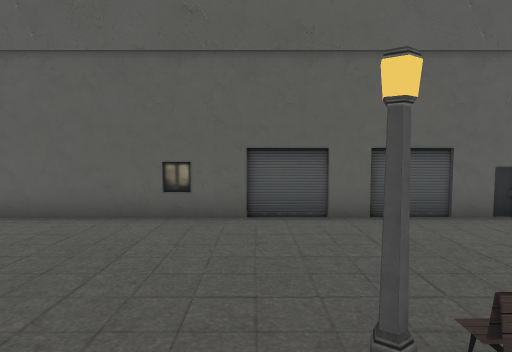
View 1 (above)

20 first-person views from a walk through a 3-D level made in the Unity game engine. The camera is 1.4 m above the floor, tilts 4° down and sees 75° across. The floor is counted in squares, 1 m on a side. Each view is taken from the middle of a square. On the plan, view 1 faces up. The plan holds only what a view shows up to about 15 squares ahead; the rest is blank. The place goes on beyond the plan. The player is left out. Some surface patterns are stand-ins.

View 2
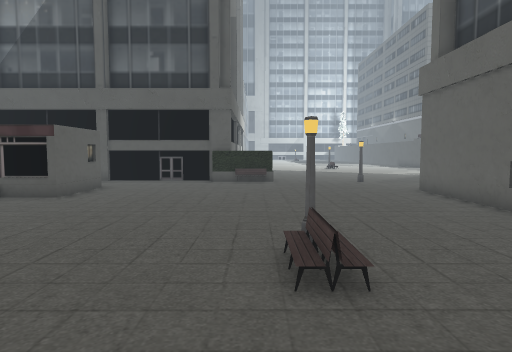

View 3
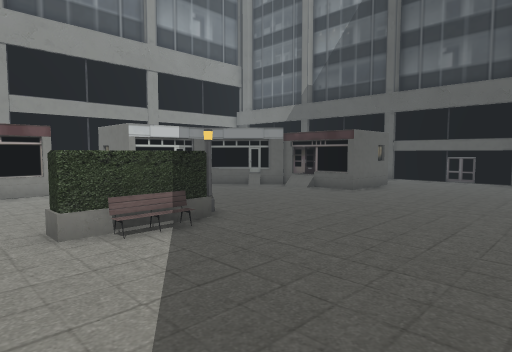

View 4
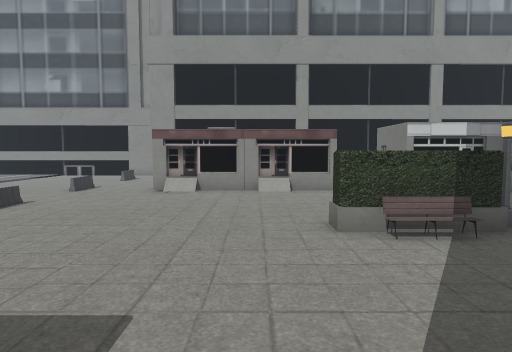

View 5
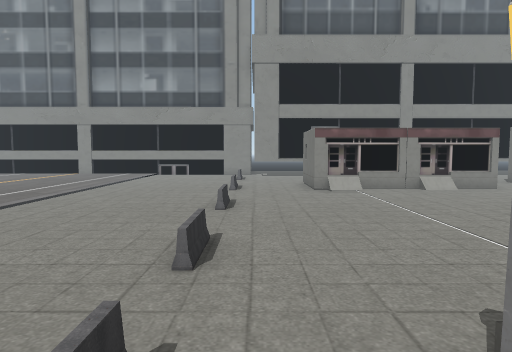

View 6
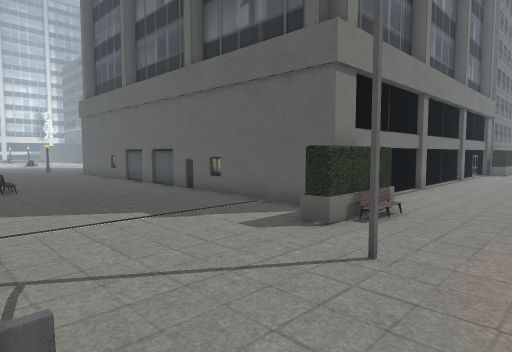

View 7
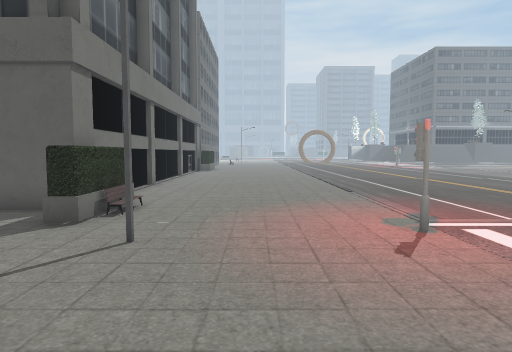

View 8
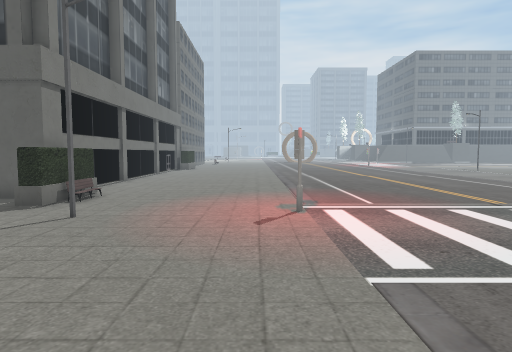

View 9
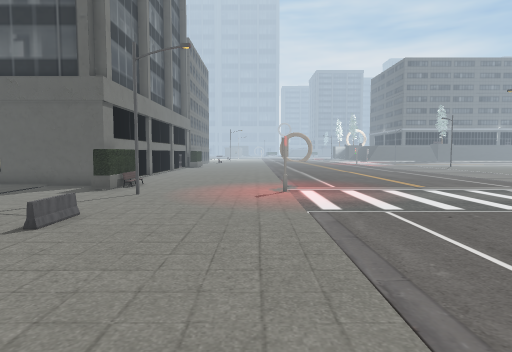

View 10
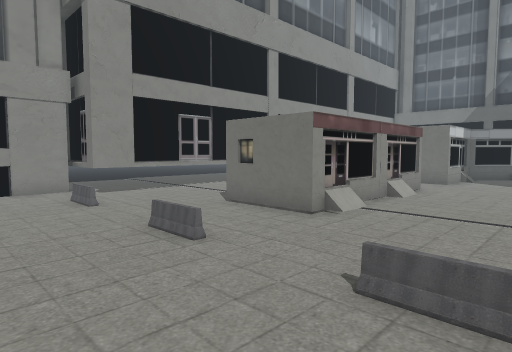

View 11
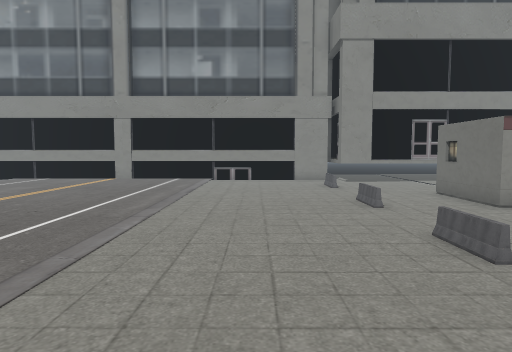

View 12
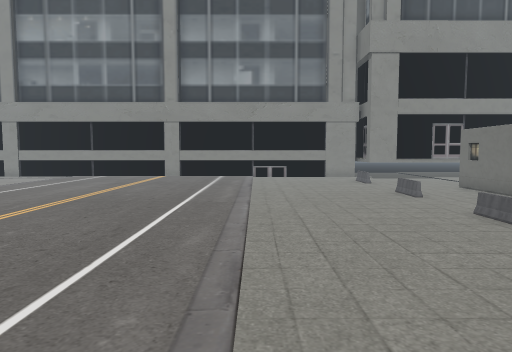

View 13
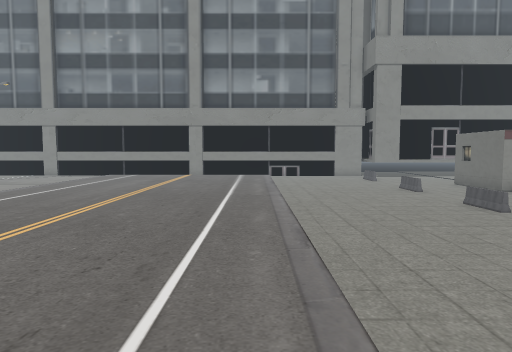

View 14
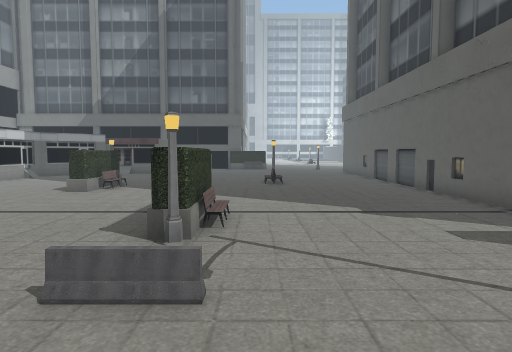

View 15
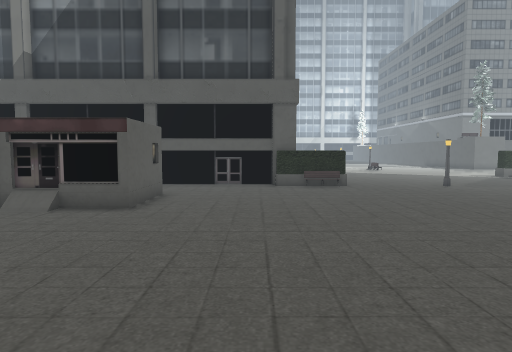

View 16
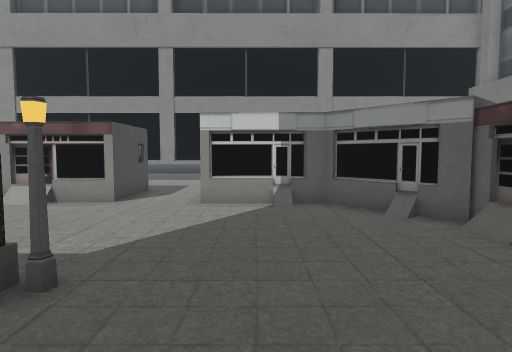

View 17
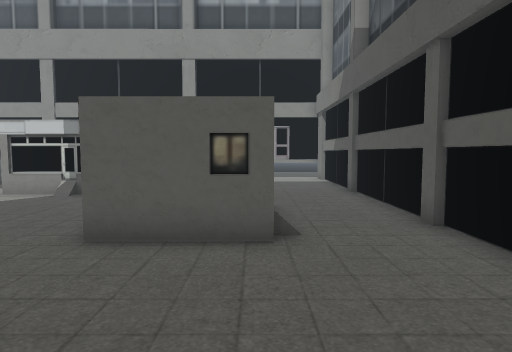

View 18
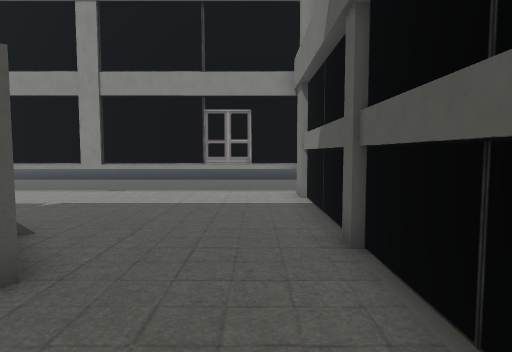

View 19
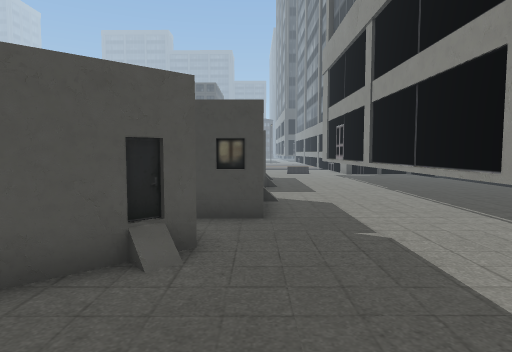

View 20
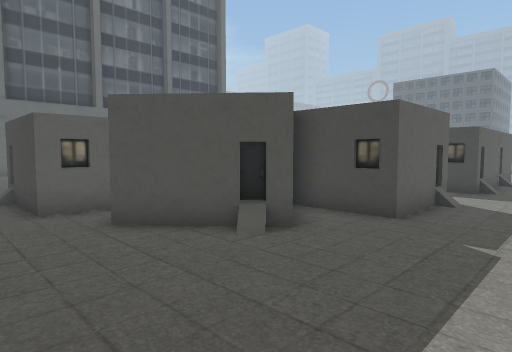

### Floor plan
Key: @ floor where view 1 was taken; # wall or solid block; . floor; / step, stairs or slope; = window, fence, low wall or low ledge; ^ raised ledge; O other object.
Columns run from 11 left of view 1 to 28 right of it. Each row starts with its distance up from view 1.
 14                       O......./........
 13                       O......./........
 12                       O......./.........
 11                       O......./.........
 10                       O......./.........
  9 ..                    O......./........
  8 .... O                O#O...../.........
  7 .....##################^/...../.........
  6 .#.....................#....../.........
  5 ..............................#........
  4 .........................#.............
  3 ......................................
  2  =..........OO.......................
  1  ^..................................
  0 OO.........@........^O^#...........
 -1 O#.................. ^^............
 -2 O..................................
 -3 O..................................
 -4 O...................................
 -5 O...OOO.......O^^....................
 -6 O...O  O..............................
 -7 O...O  O..............................
 -8 O...OO O...............................
 -9 O.....OO/...............................
-10 O....O  O...............................
-11 O....OO OOOOO....//.//..................
-12 O.....OO O  O..OOOOOOOO.................
-13 O......O.O  O..O      O.................
-14 O........OOOO..OOOOOOOO.................
-15 O..................  ...................
-16 O.................  ....................
-17 O.................  ...................
-18  ................. ....................
-19  =###=====###==#==####=##..

Where each view was taken, in squares from view 1:
view 1: 0 up, 0 right, facing up
view 2: 1 up, 6 right, facing left
view 3: 1 up, 7 right, facing down-left
view 4: 1 up, 7 right, facing down
view 5: 1 up, 13 right, facing down
view 6: 0 up, 16 right, facing up-left
view 7: 1 down, 16 right, facing up
view 8: 3 down, 18 right, facing up
view 9: 7 down, 18 right, facing up
view 10: 7 down, 17 right, facing down-left
view 11: 3 down, 17 right, facing down
view 12: 1 down, 19 right, facing down
view 13: 1 up, 20 right, facing down
view 14: 1 up, 17 right, facing left
view 15: 2 down, 4 right, facing left
view 16: 2 down, 0 right, facing down
view 17: 0 up, 7 left, facing down
view 18: 7 down, 9 left, facing down
view 19: 14 down, 9 left, facing right
view 20: 17 down, 9 left, facing up-right
